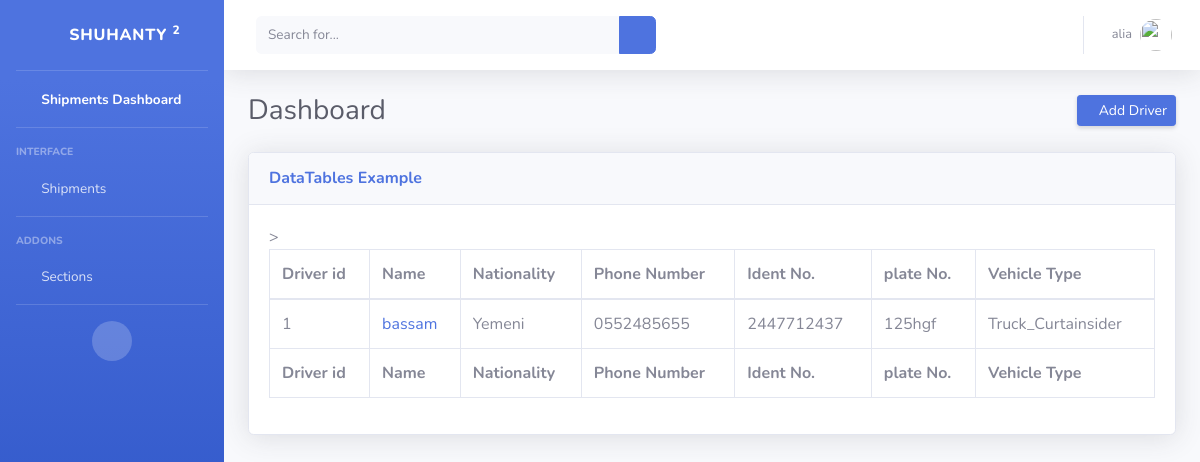
The page /deivers/ (signed in) on the database its author committed.
### drivers/models.py (models this page shows, shortened)
class DriverModel(models.Model):
    driver_id = models.BigAutoField(primary_key=True)
    driver_name = models.CharField(max_length=225,  help_text='اسم السائق')
    Saudi_Arabia = 'Saudi'
    YEMEN = 'Yemeni'
    Syria = 'Syrian'
    Egypt = 'Egypt'
    Afghanistan = 'Afghanistan'
    Pakistan = 'Pakistani'
    Jordan = 'Jordanian'
    India = 'Indian'
    Other = 'other'
    countrys = [
        (Saudi_Arabia, 'Saudi'),
        (YEMEN, 'Yemeni'),
        (Syria, 'Syrian'),
        (Egypt, 'Egypt'),
        (Afghanistan, 'Afghanistan'),
        (Pakistan, 'Pakistani'),
        (Jordan, 'Jordanian'),
        (India, 'Indian'),
        (Other, 'other')
    ]
    driver_nationality = models.CharField(
        max_length=20, choices=countrys, default=Other,  help_text='جنسية السائق')
    driver_phone_number = models.CharField(
        max_length=16, help_text='رقم هاتف السائق ')
    Identification_Number = models.CharField(
        max_length=10,  help_text='رقم الهوية/الاقامة')
    truck_plate_number = models.CharField(
        max_length=8,  help_text='رقم لوحة الشاحنة')
    Truck_Reefers = 'Truck_Reefers'
    Truck_Flatbed  = 'Truck_Flatbed'
    Truck_high_sides = 'Truck_high_sides'
    Truck_Curtainsider = 'Truck_Curtainsider'
    lory_Flatbed= 'lory_Flatbed'
    lory_Reefers= 'lory_Reefers'
    dinah_Flatbed= 'dinah_Flatbed'
    dinah_Reefers= 'dinah_Reefers'
    Vehicle = [
        (Truck_Reefers, 'Truck_Reefers'),
        (Truck_Flatbed, 'Truck_Flatbed'),
        (Truck_high_sides, 'Truck_high_sides'),
        (Truck_Curtainsider, 'Truck_Curtainsider'),
        (lory_Flatbed, 'lory_Flatbed'),
        (lory_Reefers, 'lory_Reefers'),
        (dinah_Flatbed, 'dinah_Flatbed'),
        (dinah_Reefers, 'dinah_Reefers'),
    ]
    Vehicle_Type = models.CharField( choices=Vehicle, default=Truck_Flatbed,
        max_length=30, help_text='نوع السيارة(سطحة - جوانب) ....')
    Sequence_Number = models.CharField(
        max_length=30, help_text='الرقم التسلسلي من الاستمارة')
    Owner_car_id_number = models.CharField(
        max_length=10,  help_text='رقم هوية مالك السيارة')
    Identification_photo = models.ImageField(
        upload_to='driver/', null=True, help_text='صورة الهوية/الاقامة ')

### drivers/views.py (the view)
# urls.py: path('deivers/',driver_list, name='driver_list' ),
def driver_list(request):
    drivers = DriverModel.objects.all()
    return render(request, 'drivers/driver-list.html',{'drivers':drivers})

### Shuhnaty/templates/drivers/driver-list.html
{% extends 'base.html' %}
{% block item %}
<div class="d-sm-flex align-items-center justify-content-between mb-4">
    <h1 class="h3 mb-0 text-gray-800">Dashboard</h1>
    <a href="{% url 'add_driver'%}" class="d-none d-sm-inline-block btn btn-sm btn-primary shadow-sm"><i class="fas fa-download fa-sm text-white-50"></i> Add Driver </a>
</div>
{% endblock %}
{% block content %}
<div class="card shadow mb-4">
    <div class="card-header py-3">
        <h6 class="m-0 font-weight-bold text-primary">DataTables Example</h6>
    </div>
    <div class="card-body">
        <div class="table-responsive">
            <table class="table table-bordered" id="dataTable" width="100%" cellspacing="0">
                <thead>
                    <tr>
                        <th>Driver id</th>
                        <th>Name</th>
                        <th>Nationality</th>
                        <th>Phone Number</th>
                        <th>Ident No. </th>
                        <th>plate No.</th>
                        <th>Vehicle Type</th>
                    </tr>
                </thead>
                <tfoot>
                    <tr>
                        <th>Driver id</th>
                        <th>Name</th>
                        <th>Nationality</th>
                        <th>Phone Number</th>
                        <th>Ident No. </th>
                        <th>plate No.</th>
                        <th>Vehicle Type</th>>
                    </tr>
                </tfoot>
                <tbody>
                    {% for driver in drivers %}
                    <tr>
                        <td>{{ driver.driver_id }} </td>
                        <td><a href="{% url 'driver_details' driver.pk %}">{{ driver.driver_name }}</a> </td>
                        <td>{{ driver.driver_nationality }} </td>
                        <td>{{ driver.driver_phone_number }} </td>
                        <td>{{ driver.Identification_Number }} </td>
                        <td>{{ driver.truck_plate_number }} </td>
                        <td>{{ driver.Vehicle_Type }} </td>
                    </tr>
                    {% endfor %}
                </tbody>
            </table>
        </div>
    </div>
</div>
{% endblock %}

### Shuhnaty/templates/base.html (shortened to what this page needs)
{% load static %}
<!DOCTYPE html>
<html lang="en">
<head>
    <link href="{% static 'vendor/fontawesome-free/css/all.min.css' %}" rel="stylesheet" type="text/css">
    <link href="{% static 'css/sb-admin-2.min.css' %}" rel="stylesheet">
    <link href="{% static 'vendor/datatables/dataTables.bootstrap4.min.css' %}" rel="stylesheet">
</head>
<body id="page-top">
    <div id="wrapper">
        {% if user.is_authenticated %}
        <ul class="navbar-nav bg-gradient-primary sidebar sidebar-dark accordion" id="accordionSidebar">
            <a class="sidebar-brand d-flex align-items-center justify-content-center" href="{% url 'index' %}">
                <div class="sidebar-brand-icon rotate-n-15">
                    <i class="fas fa-laugh-wink"></i>
                </div>
                <div class="sidebar-brand-text mx-3">Shuhanty <sup>2</sup></div>
            </a>
            <hr class="sidebar-divider my-0">
            <li class="nav-item active">
                <a class="nav-link" href="{% url 'shipments_list'%}">
                    <i class="fas fa-fw fa-tachometer-alt"></i>
                    <span> Shipments Dashboard</span></a>
            </li>
            <hr class="sidebar-divider">
            <div class="sidebar-heading">
                Interface
            </div>
            <li class="nav-item">
                <a class="nav-link collapsed" href="#" data-toggle="collapse" data-target="#collapseTwo"
                    aria-expanded="true" aria-controls="collapseTwo">
                    <i class="fas fa-fw fa-cog"></i>
                    <span>Shipments</span>
                </a>
            </li>
            <hr class="sidebar-divider">
            <div class="sidebar-heading">
                Addons
            </div>
            <li class="nav-item">
                <a class="nav-link collapsed" href="#" data-toggle="collapse" data-target="#collapsePages"
                    aria-expanded="true" aria-controls="collapsePages">
                    <i class="fas fa-fw fa-folder"></i>
                    <span>Sections</span>
                </a>
            </li>
            <hr class="sidebar-divider d-none d-md-block">
            <div class="text-center d-none d-md-inline">
                <button class="rounded-circle border-0" id="sidebarToggle"></button>
            </div>
        </ul>
        {% endif %}
        <div id="content-wrapper" class="d-flex flex-column">
            <div id="content">
                {% if user.is_authenticated %}
                <nav class="navbar navbar-expand navbar-light bg-white topbar mb-4 static-top shadow">
                    <form
                        class="d-none d-sm-inline-block form-inline mr-auto ml-md-3 my-2 my-md-0 mw-100 navbar-search">
                        <div class="input-group">
                            <input type="text" class="form-control bg-light border-0 small" placeholder="Search for..."
                                aria-label="Search" aria-describedby="basic-addon2">
                            <div class="input-group-append">
                                <button class="btn btn-primary" type="button">
                                    <i class="fas fa-search fa-sm"></i>
                                </button>
                            </div>
                        </div>
                    </form>
                    <ul class="navbar-nav ml-auto">
                        <li class="nav-item dropdown no-arrow">
                            <a class="nav-link dropdown-toggle" href="#" id="userDropdown" role="button"
                                data-toggle="dropdown" aria-haspopup="true" aria-expanded="false">
                                <span class="mr-2 d-none d-lg-inline text-gray-600 small">{{ user }}</span>
                                <img class="img-profile rounded-circle" src="{% static 'img/undraw_profile.svg' %}">
                            </a>
                        </li>
                    </ul>
                </nav>
                {% endif %}
                <div class="container-fluid">
                    {% block item %}
                    {% endblock %}
                    {% block content %}
                    {% endblock %}
                </div>
            </div>
        </div>
    </div>
</body>
</html>

### rows shown on the page
DriverModel: driver_id "1", driver_name "bassam", driver_nationality "Yemeni", driver_phone_number "0552485655", Identification_Number "2447712437", truck_plate_number "125hgf", Vehicle_Type "Truck_Curtainsider"

### other values the page prints
{{ user }} "alia"
